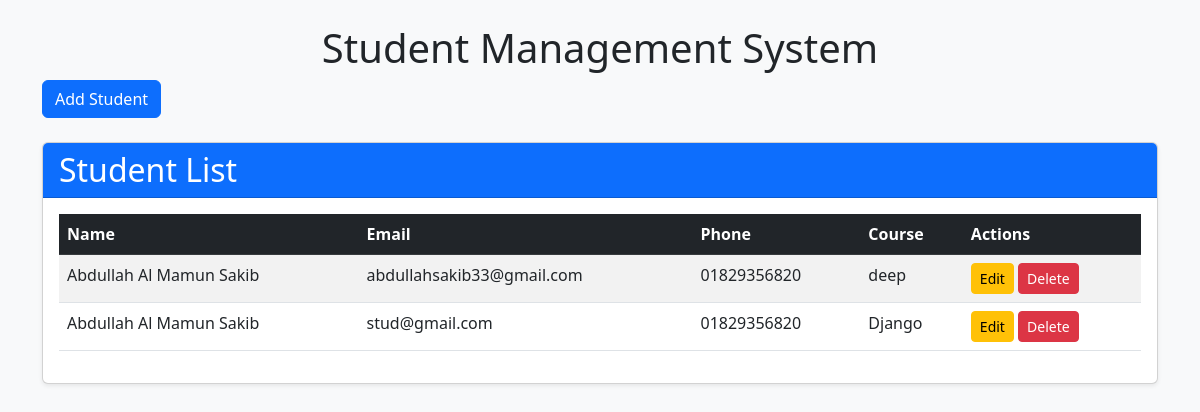
/students/, run on an earlier commit of the app's database.
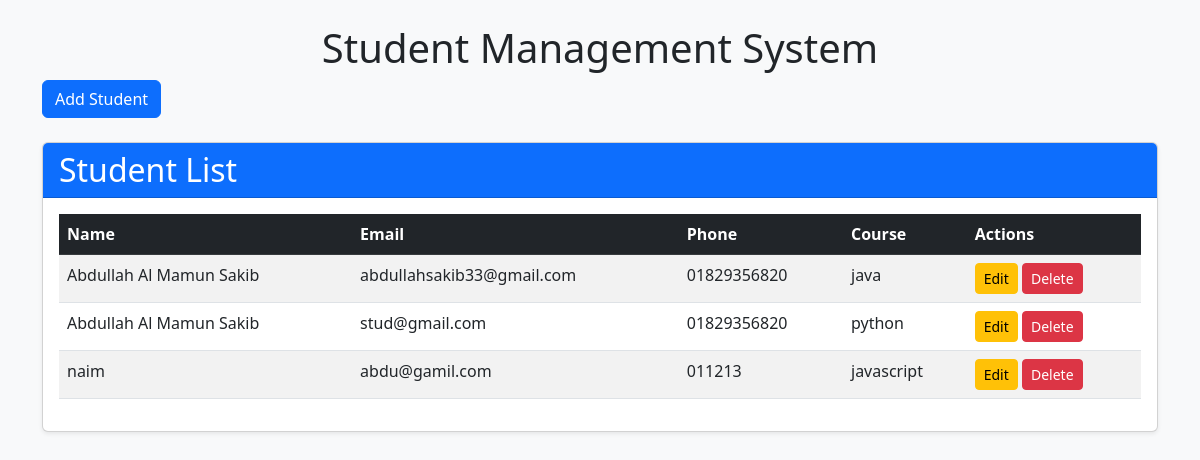
And on a later commit of the database.
### students/models.py (models this page shows, shortened)
class Student(models.Model):
    name = models.CharField(max_length=100)
    email = models.EmailField(unique=True)
    phone = models.CharField(max_length=15)
    course = models.CharField(max_length=100)
    created_at = models.DateTimeField(auto_now_add=True)

### students/views.py (the view)
# urls.py: path('', student_list, name='student_list'),
def student_list(request):
    students = Student.objects.all()
    return render(request, 'students/student_list.html', {'students': students})

### students/templates/students/student_list.html (shortened to what this page needs)
{% extends 'students/base.html' %}
{% block content %}
    <div class="card shadow-sm">
        <div class="card-header bg-primary text-white">
            <h2 class="mb-0">Student List</h2>
        </div>
        <div class="card-body">
            <table class="table table-striped">
                <thead class="table-dark">
                    <tr>
                        <th>Name</th>
                        <th>Email</th>
                        <th>Phone</th>
                        <th>Course</th>
                        <th>Actions</th>
                    </tr>
                </thead>
                <tbody>
                    {% for student in students %}
                    <tr>
                        <td>{{ student.name }}</td>
                        <td>{{ student.email }}</td>
                        <td>{{ student.phone }}</td>
                        <td>{{ student.course }}</td>
                        <td>
                            <a href="{% url 'student_update' student.id %}" class="btn btn-warning btn-sm">Edit</a>
                            <a href="{% url 'student_delete' student.id %}" class="btn btn-danger btn-sm">Delete</a>
                        </td>
                    </tr>
                    {% endfor %}
                </tbody>
            </table>
        </div>
    </div>
{% endblock %}

### students/templates/students/base.html (shortened to what this page needs)
<!DOCTYPE html>
<html lang="en">
<head>
    <link href="https://cdn.jsdelivr.net/npm/bootstrap@5.3.0/dist/css/bootstrap.min.css" rel="stylesheet">
</head>
<body class="bg-light">
    <div class="container mt-4">
        <h1 class="text-center">Student Management System</h1>
        <nav class="mb-4">
            <a href="{% url 'student_create' %}" class="btn btn-primary">Add Student</a>
        </nav>
        {% block content %}{% endblock %}
    </div>
</body>
</html>

What changed in the data, as far as the page shows it:
changed Student "abdullahsakib33@gmail.com": course "deep" → "java"
changed Student "stud@gmail.com": course "Django" → "python"
added Student: name "naim", email "abdu@gamil.com", phone "011213", course "javascript"
